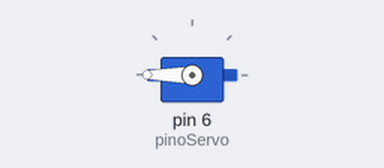
A sketch run on a simulated Arduino Uno, built with avr-gcc and run on an emulated ATmega328P. On the bench: servo.

Above: at 0.05 s.
At 4.0 s:
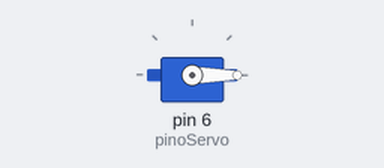
Timing chart, 0 to 5.2 s (numbered marks = the images above):
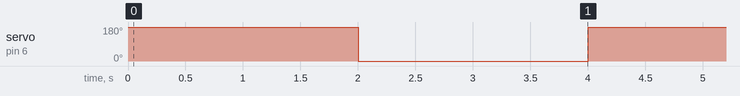

Measured:
- by itself, servo on pin 6 (pinoServo): alternates 180° for 2.0 s and 0° for 2.0 s

The sketch:

DisplayDadosUmidadeTemperatura.ino
```cpp
#include <Servo.h> // Inclusão da biblioteca Servo para controle do motor servo

const int pinoServo = 6; // Pino digital conectado ao servo motor

Servo s; // Criação do objeto Servo

void setup() {
  s.attach(pinoServo); // Associa o pino digital ao objeto Servo
  s.write(0);          // Define a posição inicial do servo em 0º
}

void loop() {
  s.write(180); // Move o servo para 180º
  delay(2000);  // Aguarda 2 segundos

  s.write(0);   // Move o servo de volta para 0º
  delay(2000);  // Aguarda 2 segundos
}
```
